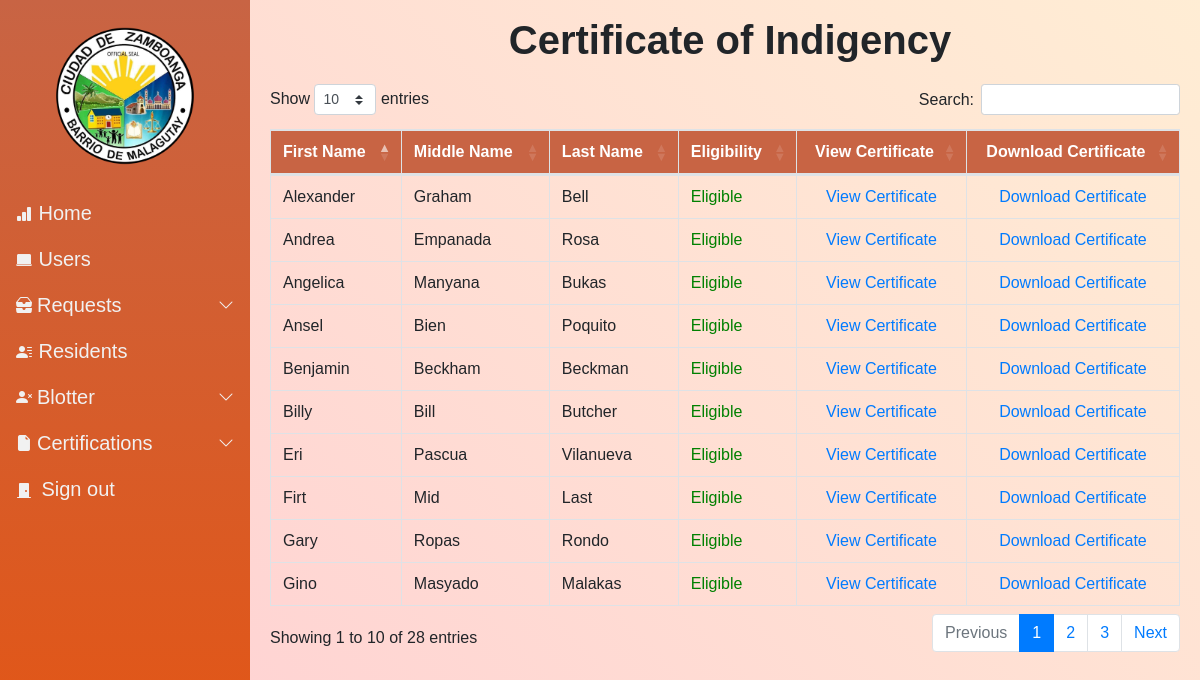
/resident_list02/ (signed in), run on an earlier commit of the app's database.
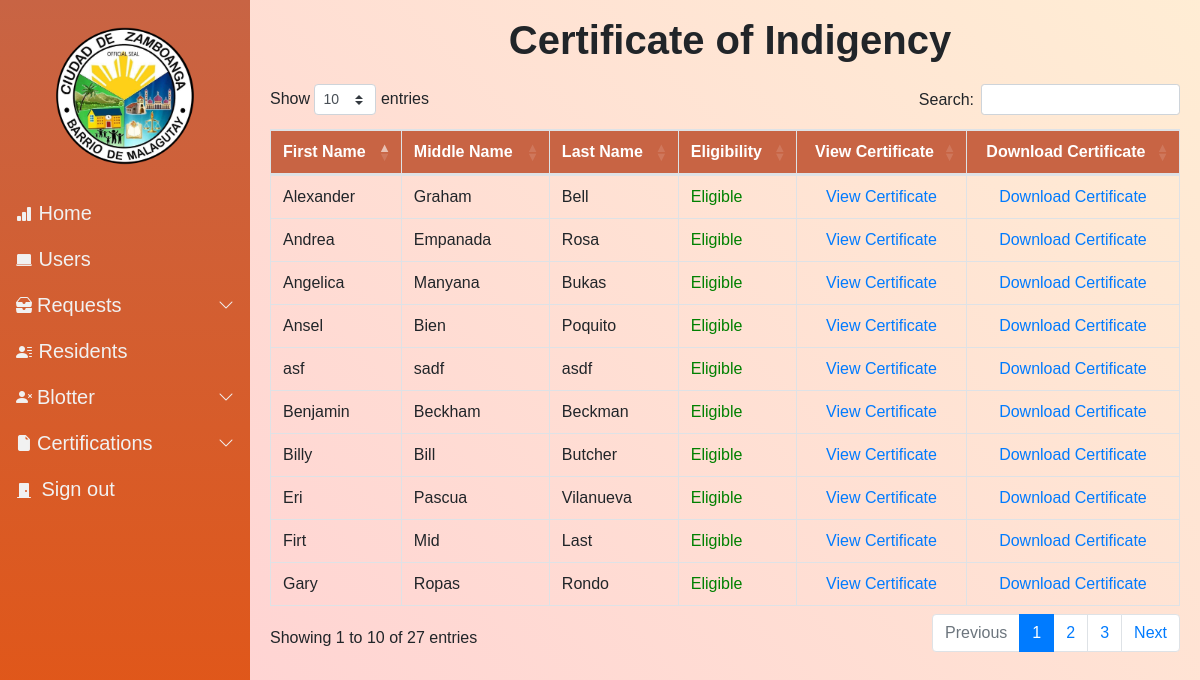
And on a later commit of the database.
### Resident/models.py (models this page shows, shortened)
class Resident (models.Model):
    pic = models.ImageField(null=True, blank = True, verbose_name="Profile Picture", upload_to= "images/", default='images/default_pp.jpg')
    First_name = models.CharField(max_length=50)
    Last_name = models.CharField(max_length=50)
    Middle_name = models.CharField(max_length=50, blank=True, null=True)
    Birthdate = models.DateField(auto_now_add=False, auto_now=False)
    Gender_choices = (
        ('Male','Male'),
        ('Female','Female')
        )
    Gender = models.CharField(max_length=100, choices=Gender_choices, default = "Not Specified")
    Email = models.EmailField(max_length=254, blank=True, null=True)
    numbers = RegexValidator(r'^[0-9]+','Only numbers are accepted')
    Contact = models.CharField(max_length=11, validators=[numbers])
    Phealthnone = 'None'
    Phealth_choices = (
        ('None', 'None'),
        ('Employed','Employed'),
        ('Voluntary','Voluntary'),
        ('OFW','OFW'),
        ('Sponsored','Sponsored'),
        ('Indigent','Indigent'),
        ('Lifetime','Lifetime'),
        ('Senior','Senior')
    )
    Philhealth_membership = models.CharField(max_length=100,choices=Phealth_choices,default=Phealthnone,verbose_name="Philhealth Membership Type")
    Cstatus_choices = (
        ('Single','Single'),
        ('Married','Married'),
        ('Separated','Separated'),
        ('Widowed','Widowed'),
        )
    Marital_status = models.CharField(max_length=100, choices = Cstatus_choices, default = "")
    Citizenship = models.CharField(max_length=100)
    Religion = models.CharField(max_length=100)
    Occupation = models.CharField(max_length=100, null=True, blank=True)
    Vac_choices = (
        ('Vaccinated','Vaccinated'),
        ('Unvaccinated','Unvaccinated')
    )
    Vaccination = models.CharField(max_length=100, choices = Vac_choices, verbose_name="Vaccination Status", default="")
    Address = models.CharField(max_length=250, verbose_name="Street Address")
    Resident_code = models.CharField(max_length=500, null=False, blank=False)
    Blacklisted = models.BooleanField(default = False)
    created_date = models.DateTimeField(auto_now_add=True)
    modified_date = models.DateTimeField(auto_now=True)

### Certification/views.py (the view)
# urls.py: path('resident_list02/',resident_list02,name="resident_list02"),
@login_required(login_url='login')
def resident_list02(request):
    Resident_obj = Resident.objects.all()
    cresident = Resident.objects.filter(Blacklisted = False)
    bresident = Resident.objects.filter(Blacklisted = True)
    Resident_cleared = cresident.order_by('First_name')
    Resident_blacklisted = bresident.order_by('First_name')
    Blotter_number = []
    for res in Resident_blacklisted:
        resid = res.id
        blo = Blotreport.objects.filter(Offender = resid)
        bloo = blo.count()
        Blotter_number.append(bloo)
    context = {
        'Resident_obj' : Resident_obj,
        'Resident_cleared': Resident_cleared,
        'Resident_blacklisted': Resident_blacklisted,
        'Blotter_number' : Blotter_number
    }
    return render(request, "certification/indigency.html",context = context)

### Resident/context_processors.py (called while the page is built)
def greet(request):
    greeting = f"{request.user.username}"
    return{
        "greeting" : greet
    }

### templates/certification/indigency.html (shortened to what this page needs)
{% extends 'base.html' %}
{%  load static %}
{% block content %}
<h1 style="margin-left: 10px; margin-bottom:20px; text-align: center;"><b>Certificate of Indigency</b></h1>
<div class="container-fluid mt-3 mb-5">
    <table class = "table table-bordered table-hover" id="RequestTable">
        <thead>
            <tr>
            <th>First Name</th>
            <th>Middle Name</th>
            <th>Last Name</th>
            <th>Eligibility</th>
            <th style="text-align: center;">View Certificate</th>
            <th style="text-align: center;">Download Certificate</th>
        </tr>
        </thead>
        <tbody>
            {% for res in Resident_obj %}
            <tr>
                <td>{{ res.First_name }}</td>
                <td>{{ res.Middle_name}}</td>
                <td>{{res.Last_name}}</td>
                {% if res.Blacklisted == True %}
                <td style="color:red;">Not Eligible</td>
                <td style="text-align: center;"><a style="color: gray;">View Certificate</a></td>
                <td style="text-align: center;"><a style="color: gray;">Download Certificate</a></td>
                {% else %}
                <td style="color: green;">Eligible</td>
                <td style="text-align: center;"><a href ="{% url 'view_certificate02' res.pk %}">View Certificate</a></td>
                <td style="text-align: center;"><a href="{% url 'generate_certificate02' res.pk %}">Download Certificate</a></td>
                {% endif %}
            </tr>
            {% endfor %}
        </tbody>
    </table>
</div>
{%  endblock content %}

What changed in the data, as far as the page shows it:
no longer on this page (row unchanged): Resident: First_name "Gino", Middle_name "Masyado", Last_name "Malakas", Blacklisted "Eligible"
added Resident: First_name "asf", Middle_name "sadf", Last_name "asdf", Blacklisted "Eligible"
Also different on the page:
text written by a page script: "Show entries Search: Showing 1 to 10 of 28 entries Previous 1 2 3 Next" → "Show entries Search: Showing 1 to 10 of 27 entries Previous 1 2 3 Next"
